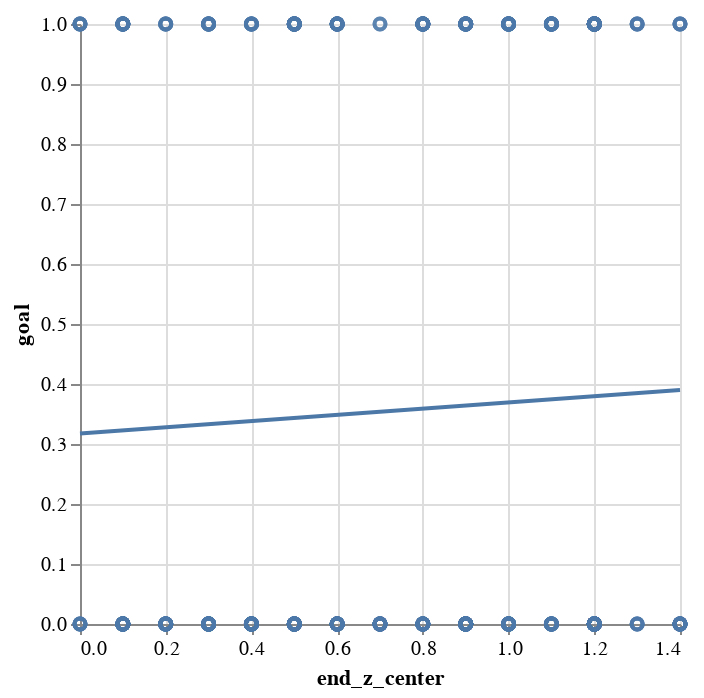

The cell this chart's notebook holds for it:
### Code cell
fig = alt.Chart(a).mark_point().encode(x='end_z_center',y='goal')

fig + fig.transform_regression('end_z_center','goal').mark_line()

### Figure 1 — Vega-Lite specification as saved in the notebook (floating-point values rounded to 4 significant figures; data arrays with more than 128 entries replaced by an {"elided": "..."} marker saying what was removed)
{"config": {"view": {"continuousWidth": 300, "continuousHeight": 300}}, "layer": [{"mark": {"type": "point"}, "encoding": {"x": {"field": "end_z_center", "type": "quantitative"}, "y": {"field": "goal", "type": "quantitative"}}}, {"mark": {"type": "line"}, "encoding": {"x": {"field": "end_z_center", "type": "quantitative"}, "y": {"field": "goal", "type": "quantitative"}}, "transform": [{"on": "end_z_center", "regression": "goal"}]}], "data": {"name": "data-4d8d32196ec63662ad0385154bb8d3f7"}, "$schema": "https://vega.github.io/schema/vega-lite/v5.17.0.json", "datasets": {"data-4d8d32196ec63662ad0385154bb8d3f7": {"elided": "472 records"}}}
